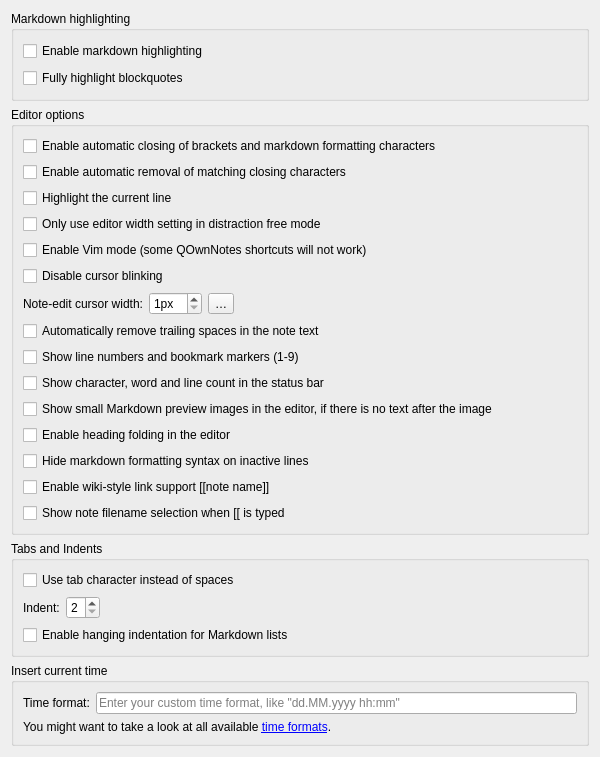
<?xml version="1.0" encoding="UTF-8"?>
<ui version="4.0">
 <class>EditorSettingsWidget</class>
 <widget class="QWidget" name="EditorSettingsWidget">
  <property name="geometry">
   <rect>
    <x>0</x>
    <y>0</y>
    <width>600</width>
    <height>700</height>
   </rect>
  </property>
  <layout class="QGridLayout" name="gridLayout">
   <item row="0" column="0">
    <widget class="QGroupBox" name="groupBox_17">
     <property name="minimumSize">
      <size>
       <width>0</width>
       <height>90</height>
      </size>
     </property>
     <property name="title">
      <string>Markdown highlighting</string>
     </property>
     <layout class="QGridLayout" name="gridLayout_35">
      <item row="0" column="1" colspan="2">
       <widget class="QCheckBox" name="markdownHighlightingCheckBox">
        <property name="toolTip">
         <string>Note that disabling this will also disable the navigation panel!</string>
        </property>
        <property name="text">
         <string>Enable markdown highlighting</string>
        </property>
       </widget>
      </item>
      <item row="1" column="1" colspan="2">
       <widget class="QCheckBox" name="fullyHighlightedBlockquotesCheckBox">
        <property name="text">
         <string>Fully highlight blockquotes</string>
        </property>
       </widget>
      </item>
     </layout>
    </widget>
   </item>
   <item row="1" column="0">
    <widget class="QGroupBox" name="groupBox_4">
     <property name="title">
      <string>Editor options</string>
     </property>
     <layout class="QGridLayout" name="gridLayout_59">
      <item row="0" column="0" colspan="4">
       <widget class="QCheckBox" name="autoBracketClosingCheckBox">
        <property name="text">
         <string>Enable automatic closing of brackets and markdown formatting characters</string>
        </property>
       </widget>
      </item>
      <item row="1" column="0" colspan="4">
       <widget class="QCheckBox" name="autoBracketRemovalCheckBox">
        <property name="toolTip">
         <string>You have to use the backspace key to remove the opening character</string>
        </property>
        <property name="text">
         <string>Enable automatic removal of matching closing characters</string>
        </property>
       </widget>
      </item>
      <item row="2" column="0" rowspan="2" colspan="4">
       <widget class="QCheckBox" name="highlightCurrentLineCheckBox">
        <property name="text">
         <string>Highlight the current line</string>
        </property>
       </widget>
      </item>
      <item row="4" column="0" colspan="4">
       <widget class="QCheckBox" name="editorWidthInDFMOnlyCheckBox">
        <property name="text">
         <string>Only use editor width setting in distraction free mode</string>
        </property>
       </widget>
      </item>
      <item row="5" column="0" colspan="4">
       <widget class="QCheckBox" name="vimModeCheckBox">
        <property name="text">
         <string>Enable Vim mode (some QOwnNotes shortcuts will not work)</string>
        </property>
       </widget>
      </item>
      <item row="6" column="0" colspan="4">
       <widget class="QCheckBox" name="disableCursorBlinkingCheckBox">
        <property name="text">
         <string>Disable cursor blinking</string>
        </property>
       </widget>
      </item>
      <item row="7" column="0">
       <widget class="QLabel" name="cursorWidthLabel">
        <property name="text">
         <string>Note-edit cursor width:</string>
        </property>
        <property name="alignment">
         <set>Qt::AlignmentFlag::AlignRight|Qt::AlignmentFlag::AlignTrailing|Qt::AlignmentFlag::AlignVCenter</set>
        </property>
       </widget>
      </item>
      <item row="7" column="1">
       <widget class="QSpinBox" name="cursorWidthSpinBox">
        <property name="suffix">
         <string notr="true">px</string>
        </property>
        <property name="minimum">
         <number>1</number>
        </property>
       </widget>
      </item>
      <item row="7" column="2">
       <widget class="QToolButton" name="cursorWidthResetButton">
        <property name="toolTip">
         <string>Reset the cursor width</string>
        </property>
        <property name="text">
         <string notr="true">…</string>
        </property>
        <property name="icon">
         <iconset theme="edit-clear" resource="../../breeze-qownnotes.qrc">
          <normaloff>:/icons/breeze-qownnotes/16x16/edit-clear.svg</normaloff>:/icons/breeze-qownnotes/16x16/edit-clear.svg</iconset>
        </property>
       </widget>
      </item>
      <item row="7" column="3">
       <spacer name="horizontalSpacer_13">
        <property name="orientation">
         <enum>Qt::Orientation::Horizontal</enum>
        </property>
        <property name="sizeHint" stdset="0">
         <size>
          <width>40</width>
          <height>20</height>
         </size>
        </property>
       </spacer>
      </item>
      <item row="8" column="0" colspan="4">
       <widget class="QCheckBox" name="removeTrailingSpacesCheckBox">
        <property name="text">
         <string>Automatically remove trailing spaces in the note text</string>
        </property>
       </widget>
      </item>
      <item row="9" column="0" colspan="4">
       <widget class="QCheckBox" name="showLineNumbersInEditorCheckBox">
        <property name="text">
         <string>Show line numbers and bookmark markers (1-9)</string>
        </property>
       </widget>
      </item>
      <item row="10" column="0" colspan="4">
       <widget class="QCheckBox" name="showNoteTextStatsCheckBox">
        <property name="text">
         <string>Show character, word and line count in the status bar</string>
        </property>
       </widget>
      </item>
      <item row="11" column="0" colspan="4">
       <widget class="QCheckBox" name="showMarkdownImagePreviewsCheckBox">
        <property name="text">
         <string>Show small Markdown preview images in the editor, if there is no text after the image</string>
        </property>
       </widget>
      </item>
      <item row="12" column="0" colspan="4">
       <widget class="QCheckBox" name="headingFoldingCheckBox">
        <property name="toolTip">
         <string>Shows fold buttons for Markdown headings and allows collapsing their contents</string>
        </property>
        <property name="text">
         <string>Enable heading folding in the editor</string>
        </property>
       </widget>
      </item>
      <item row="13" column="0" colspan="4">
       <widget class="QCheckBox" name="hideFormattingSyntaxCheckBox">
        <property name="toolTip">
         <string>Hides markdown formatting syntax (like **, *, #) on lines that are not being edited</string>
        </property>
        <property name="text">
         <string>Hide markdown formatting syntax on inactive lines</string>
        </property>
       </widget>
      </item>
      <item row="14" column="0" colspan="4">
       <widget class="QCheckBox" name="enableWikiLinkSupportCheckBox">
        <property name="text">
         <string>Enable wiki-style link support [[note name]]</string>
        </property>
       </widget>
      </item>
      <item row="15" column="0" colspan="4">
       <widget class="QCheckBox" name="wikiLinkFileNameAutoSelectCheckBox">
        <property name="toolTip">
         <string>Show the note filename selection when [[ is typed</string>
        </property>
        <property name="text">
         <string>Show note filename selection when [[ is typed</string>
        </property>
       </widget>
      </item>
     </layout>
    </widget>
   </item>
   <item row="2" column="0">
    <widget class="QGroupBox" name="groupBox_36">
     <property name="title">
      <string>Tabs and Indents</string>
     </property>
     <layout class="QGridLayout" name="gridLayout_74">
      <item row="0" column="0">
       <layout class="QGridLayout" name="gridLayout_73">
        <item row="0" column="0" colspan="3">
         <widget class="QCheckBox" name="useTabIndentCheckBox">
          <property name="text">
           <string>Use tab character instead of spaces</string>
          </property>
         </widget>
        </item>
        <item row="1" column="0">
         <widget class="QLabel" name="label_32">
          <property name="text">
           <string>Indent:</string>
          </property>
         </widget>
        </item>
        <item row="1" column="1">
         <widget class="QSpinBox" name="indentSizeSpinBox">
          <property name="minimum">
           <number>2</number>
          </property>
          <property name="maximum">
           <number>5</number>
          </property>
         </widget>
        </item>
        <item row="1" column="2">
         <spacer name="horizontalSpacer_16">
          <property name="orientation">
           <enum>Qt::Orientation::Horizontal</enum>
          </property>
          <property name="sizeHint" stdset="0">
           <size>
            <width>40</width>
            <height>20</height>
           </size>
          </property>
         </spacer>
        </item>
        <item row="2" column="0" colspan="3">
         <widget class="QCheckBox" name="hangingIndentCheckBox">
          <property name="text">
           <string>Enable hanging indentation for Markdown lists</string>
          </property>
         </widget>
        </item>
       </layout>
      </item>
     </layout>
    </widget>
   </item>
    <item row="3" column="0">
     <widget class="QGroupBox" name="groupBox_21">
     <property name="toolTip">
      <string>Here you can set your own time format for inserting the current time into a note.</string>
     </property>
     <property name="title">
      <string>Insert current time</string>
     </property>
     <layout class="QGridLayout" name="gridLayout_49">
      <item row="0" column="0">
       <widget class="QLabel" name="label_4">
        <property name="text">
         <string>Time format:</string>
        </property>
       </widget>
      </item>
      <item row="0" column="1">
       <widget class="QLineEdit" name="timeFormatLineEdit">
        <property name="placeholderText">
         <string>Enter your custom time format, like &quot;dd.MM.yyyy hh:mm&quot;</string>
        </property>
        <property name="clearButtonEnabled">
         <bool>true</bool>
        </property>
       </widget>
      </item>
      <item row="1" column="0" colspan="2">
       <widget class="Label" name="label_14">
        <property name="text">
         <string>&lt;html&gt;&lt;head/&gt;&lt;body&gt;&lt;p&gt;You might want to take a look at all available &lt;a href=&quot;http://docs.qownnotes.org/en/latest/editor/time-formats/&quot;&gt;time formats&lt;/a&gt;.&lt;/p&gt;&lt;/body&gt;&lt;/html&gt;</string>
        </property>
        <property name="openExternalLinks">
         <bool>true</bool>
        </property>
       </widget>
      </item>
     </layout>
    </widget>
   </item>
    <item row="4" column="0">
     <spacer name="verticalSpacer_12">
     <property name="orientation">
      <enum>Qt::Vertical</enum>
     </property>
     <property name="sizeHint" stdset="0">
      <size>
       <width>20</width>
       <height>561</height>
      </size>
     </property>
    </spacer>
   </item>
  </layout>
 </widget>
 <customwidgets>
  <customwidget>
   <class>Label</class>
   <extends>QLabel</extends>
   <header location="global">widgets/label.h</header>
  </customwidget>
 </customwidgets>
 <resources>
  <include location="../../breeze-qownnotes.qrc"/>
 </resources>
 <connections/>
</ui>
